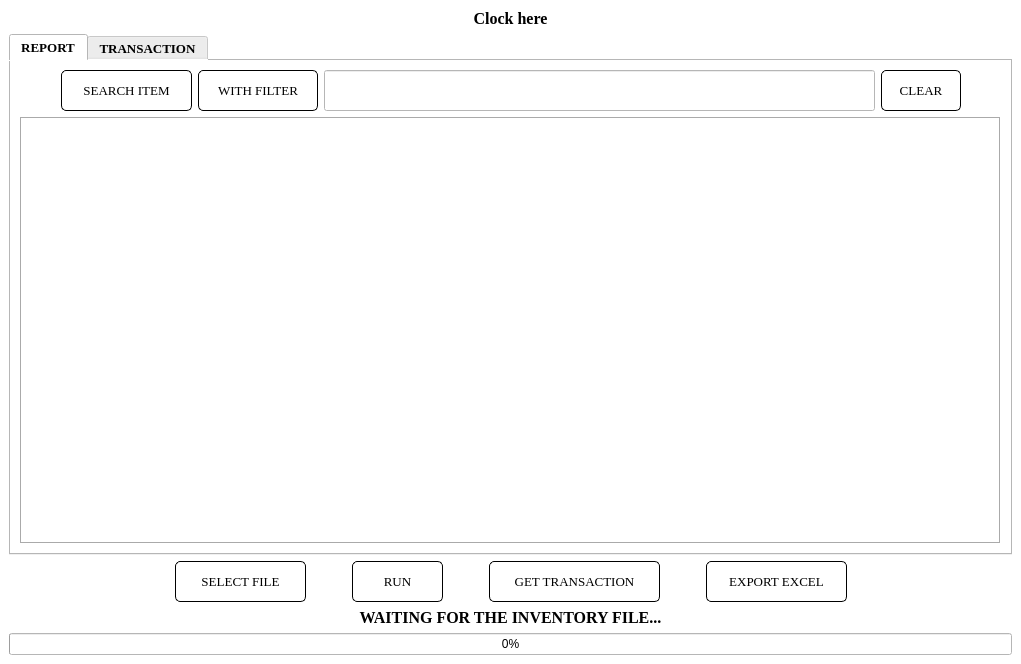
<?xml version="1.0" encoding="UTF-8"?>
<ui version="4.0">
 <class>MainWindow</class>
 <widget class="QMainWindow" name="MainWindow">
  <property name="geometry">
   <rect>
    <x>0</x>
    <y>0</y>
    <width>1021</width>
    <height>664</height>
   </rect>
  </property>
  <property name="windowTitle">
   <string>MainWindow</string>
  </property>
  <property name="styleSheet">
   <string notr="true">background-color: rgb(255, 255, 255);</string>
  </property>
  <widget class="QWidget" name="centralwidget">
   <layout class="QVBoxLayout" name="verticalLayout_5">
    <item>
     <widget class="QLabel" name="clock">
      <property name="font">
       <font>
        <family>Times New Roman</family>
        <pointsize>12</pointsize>
        <weight>75</weight>
        <bold>true</bold>
       </font>
      </property>
      <property name="text">
       <string>Clock here</string>
      </property>
      <property name="alignment">
       <set>Qt::AlignCenter</set>
      </property>
     </widget>
    </item>
    <item>
     <layout class="QVBoxLayout" name="verticalLayout_2">
      <item>
       <widget class="QTabWidget" name="tabWidget">
        <property name="minimumSize">
         <size>
          <width>981</width>
          <height>431</height>
         </size>
        </property>
        <property name="font">
         <font>
          <family>Times New Roman</family>
          <pointsize>10</pointsize>
          <weight>75</weight>
          <bold>true</bold>
         </font>
        </property>
        <property name="tabShape">
         <enum>QTabWidget::Rounded</enum>
        </property>
        <property name="currentIndex">
         <number>0</number>
        </property>
        <widget class="QWidget" name="tab">
         <attribute name="title">
          <string>REPORT</string>
         </attribute>
         <layout class="QVBoxLayout" name="verticalLayout_3">
          <item>
           <layout class="QHBoxLayout" name="horizontalLayout_2">
            <item>
             <spacer name="horizontalSpacer_3">
              <property name="orientation">
               <enum>Qt::Horizontal</enum>
              </property>
              <property name="sizeHint" stdset="0">
               <size>
                <width>40</width>
                <height>20</height>
               </size>
              </property>
             </spacer>
            </item>
            <item>
             <widget class="QPushButton" name="SearchItemButton">
              <property name="minimumSize">
               <size>
                <width>131</width>
                <height>41</height>
               </size>
              </property>
              <property name="font">
               <font>
                <family>Times New Roman</family>
                <pointsize>10</pointsize>
                <weight>50</weight>
                <bold>false</bold>
               </font>
              </property>
              <property name="cursor">
               <cursorShape>PointingHandCursor</cursorShape>
              </property>
              <property name="styleSheet">
               <string notr="true">QPushButton#SearchItemButton {
color: rgb(0, 0, 0);
background-color: rgb(255, 255, 255);
	border-color: rgb(0, 0, 0);
border-style: solid;
border-width: 1px;
border-radius: 5px;
}

QPushButton#SearchItemButton:pressed {
padding-left:5px;
padding-top:5px;
}</string>
              </property>
              <property name="text">
               <string>SEARCH ITEM</string>
              </property>
              <property name="icon">
               <iconset>
                <normaloff>:/icon/icon/search.png</normaloff>:/icon/icon/search.png</iconset>
              </property>
              <property name="iconSize">
               <size>
                <width>32</width>
                <height>32</height>
               </size>
              </property>
             </widget>
            </item>
            <item>
             <widget class="QPushButton" name="AdvanceSearchItemButton">
              <property name="minimumSize">
               <size>
                <width>120</width>
                <height>41</height>
               </size>
              </property>
              <property name="font">
               <font>
                <family>Times New Roman</family>
                <pointsize>10</pointsize>
                <weight>50</weight>
                <italic>false</italic>
                <bold>false</bold>
               </font>
              </property>
              <property name="cursor">
               <cursorShape>PointingHandCursor</cursorShape>
              </property>
              <property name="styleSheet">
               <string notr="true">QPushButton#AdvanceSearchItemButton {
color: rgb(0, 0, 0);
background-color: rgb(255, 255, 255);
	border-color: rgb(0, 0, 0);
border-style: solid;
border-width: 1px;
border-radius: 5px;
}

QPushButton#AdvanceSearchItemButton:pressed {
padding-left:5px;
padding-top:5px;
}</string>
              </property>
              <property name="text">
               <string>WITH FILTER</string>
              </property>
              <property name="icon">
               <iconset>
                <normaloff>:/icon/icon/filter.png</normaloff>:/icon/icon/filter.png</iconset>
              </property>
              <property name="iconSize">
               <size>
                <width>32</width>
                <height>32</height>
               </size>
              </property>
             </widget>
            </item>
            <item>
             <widget class="QLineEdit" name="SearchItemlineEdit">
              <property name="minimumSize">
               <size>
                <width>551</width>
                <height>41</height>
               </size>
              </property>
              <property name="font">
               <font>
                <family>Times New Roman</family>
                <pointsize>12</pointsize>
                <weight>75</weight>
                <bold>true</bold>
               </font>
              </property>
              <property name="toolTip">
               <string extracomment="Enter some item names here"/>
              </property>
              <property name="statusTip">
               <string extracomment="Enter some item names here"/>
              </property>
             </widget>
            </item>
            <item>
             <widget class="QPushButton" name="ClearButton">
              <property name="minimumSize">
               <size>
                <width>80</width>
                <height>41</height>
               </size>
              </property>
              <property name="font">
               <font>
                <family>Times New Roman</family>
                <pointsize>10</pointsize>
                <weight>50</weight>
                <bold>false</bold>
               </font>
              </property>
              <property name="cursor">
               <cursorShape>PointingHandCursor</cursorShape>
              </property>
              <property name="styleSheet">
               <string notr="true">QPushButton#ClearButton {
color: rgb(0, 0, 0);
background-color: rgb(255, 255, 255);
	border-color: rgb(0, 0, 0);
border-style: solid;
border-width: 1px;
border-radius: 5px;
}
QPushButton#ClearButton:pressed {
padding-left:5px;
padding-top:5px;
}

</string>
              </property>
              <property name="text">
               <string>CLEAR</string>
              </property>
              <property name="icon">
               <iconset>
                <normaloff>:/icon/icon/clear.png</normaloff>:/icon/icon/clear.png</iconset>
              </property>
              <property name="iconSize">
               <size>
                <width>32</width>
                <height>32</height>
               </size>
              </property>
             </widget>
            </item>
            <item>
             <spacer name="horizontalSpacer_4">
              <property name="orientation">
               <enum>Qt::Horizontal</enum>
              </property>
              <property name="sizeHint" stdset="0">
               <size>
                <width>40</width>
                <height>20</height>
               </size>
              </property>
             </spacer>
            </item>
           </layout>
          </item>
          <item>
           <widget class="QTableView" name="ResultReport">
            <property name="sizePolicy">
             <sizepolicy hsizetype="Expanding" vsizetype="Expanding">
              <horstretch>0</horstretch>
              <verstretch>0</verstretch>
             </sizepolicy>
            </property>
            <property name="font">
             <font>
              <family>Times New Roman</family>
              <pointsize>12</pointsize>
             </font>
            </property>
            <property name="toolTip">
             <string/>
            </property>
            <property name="styleSheet">
             <string notr="true">selection-background-color: rgb(0, 170, 0);</string>
            </property>
            <property name="frameShape">
             <enum>QFrame::Box</enum>
            </property>
            <property name="sizeAdjustPolicy">
             <enum>QAbstractScrollArea::AdjustToContents</enum>
            </property>
            <property name="dragEnabled">
             <bool>true</bool>
            </property>
            <property name="defaultDropAction">
             <enum>Qt::IgnoreAction</enum>
            </property>
            <property name="selectionMode">
             <enum>QAbstractItemView::MultiSelection</enum>
            </property>
            <property name="selectionBehavior">
             <enum>QAbstractItemView::SelectRows</enum>
            </property>
            <property name="gridStyle">
             <enum>Qt::DashDotLine</enum>
            </property>
            <property name="sortingEnabled">
             <bool>true</bool>
            </property>
            <attribute name="horizontalHeaderShowSortIndicator" stdset="0">
             <bool>false</bool>
            </attribute>
            <attribute name="horizontalHeaderStretchLastSection">
             <bool>false</bool>
            </attribute>
            <attribute name="verticalHeaderVisible">
             <bool>true</bool>
            </attribute>
            <attribute name="verticalHeaderCascadingSectionResizes">
             <bool>true</bool>
            </attribute>
            <attribute name="verticalHeaderShowSortIndicator" stdset="0">
             <bool>false</bool>
            </attribute>
            <attribute name="verticalHeaderStretchLastSection">
             <bool>false</bool>
            </attribute>
           </widget>
          </item>
         </layout>
        </widget>
        <widget class="QWidget" name="tab_2">
         <attribute name="title">
          <string>TRANSACTION</string>
         </attribute>
         <layout class="QVBoxLayout" name="verticalLayout_4">
          <item>
           <widget class="QLabel" name="label">
            <property name="font">
             <font>
              <family>Times New Roman</family>
              <pointsize>14</pointsize>
              <weight>75</weight>
              <bold>true</bold>
             </font>
            </property>
            <property name="layoutDirection">
             <enum>Qt::LeftToRight</enum>
            </property>
            <property name="text">
             <string>ALL TRANSACTION DETAIL</string>
            </property>
            <property name="alignment">
             <set>Qt::AlignCenter</set>
            </property>
           </widget>
          </item>
          <item>
           <widget class="QTableView" name="TransactionDetail">
            <property name="font">
             <font>
              <family>Times New Roman</family>
              <pointsize>12</pointsize>
             </font>
            </property>
            <property name="toolTip">
             <string/>
            </property>
            <property name="styleSheet">
             <string notr="true">selection-background-color: rgb(0, 170, 255);</string>
            </property>
            <property name="sizeAdjustPolicy">
             <enum>QAbstractScrollArea::AdjustIgnored</enum>
            </property>
            <property name="tabKeyNavigation">
             <bool>false</bool>
            </property>
            <property name="showDropIndicator" stdset="0">
             <bool>false</bool>
            </property>
            <property name="dragEnabled">
             <bool>false</bool>
            </property>
            <property name="dragDropOverwriteMode">
             <bool>false</bool>
            </property>
            <property name="selectionMode">
             <enum>QAbstractItemView::SingleSelection</enum>
            </property>
            <property name="selectionBehavior">
             <enum>QAbstractItemView::SelectRows</enum>
            </property>
            <property name="gridStyle">
             <enum>Qt::DashDotLine</enum>
            </property>
            <property name="sortingEnabled">
             <bool>true</bool>
            </property>
            <attribute name="horizontalHeaderCascadingSectionResizes">
             <bool>true</bool>
            </attribute>
            <attribute name="horizontalHeaderShowSortIndicator" stdset="0">
             <bool>false</bool>
            </attribute>
            <attribute name="horizontalHeaderStretchLastSection">
             <bool>true</bool>
            </attribute>
            <attribute name="verticalHeaderVisible">
             <bool>false</bool>
            </attribute>
            <attribute name="verticalHeaderCascadingSectionResizes">
             <bool>true</bool>
            </attribute>
            <attribute name="verticalHeaderShowSortIndicator" stdset="0">
             <bool>false</bool>
            </attribute>
           </widget>
          </item>
         </layout>
        </widget>
       </widget>
      </item>
     </layout>
    </item>
    <item>
     <layout class="QHBoxLayout" name="horizontalLayout">
      <item>
       <spacer name="horizontalSpacer_5">
        <property name="orientation">
         <enum>Qt::Horizontal</enum>
        </property>
        <property name="sizeHint" stdset="0">
         <size>
          <width>40</width>
          <height>20</height>
         </size>
        </property>
       </spacer>
      </item>
      <item>
       <widget class="QPushButton" name="ChooseFileButton">
        <property name="sizePolicy">
         <sizepolicy hsizetype="Fixed" vsizetype="Fixed">
          <horstretch>0</horstretch>
          <verstretch>0</verstretch>
         </sizepolicy>
        </property>
        <property name="minimumSize">
         <size>
          <width>131</width>
          <height>41</height>
         </size>
        </property>
        <property name="font">
         <font>
          <family>Times New Roman</family>
          <pointsize>10</pointsize>
          <weight>50</weight>
          <bold>false</bold>
         </font>
        </property>
        <property name="cursor">
         <cursorShape>PointingHandCursor</cursorShape>
        </property>
        <property name="styleSheet">
         <string notr="true">QPushButton#ChooseFileButton {
color: rgb(0, 0, 0);
background-color: rgb(255, 255, 255);
	border-color: rgb(0, 0, 0);
border-style: solid;
border-width: 1px;
border-radius: 5px;
}

QPushButton#ChooseFileButton:pressed {
padding-left:5px;
padding-top:5px;
}

</string>
        </property>
        <property name="text">
         <string>SELECT FILE</string>
        </property>
        <property name="icon">
         <iconset>
          <normaloff>:/icon/icon/upload.png</normaloff>:/icon/icon/upload.png</iconset>
        </property>
        <property name="iconSize">
         <size>
          <width>32</width>
          <height>32</height>
         </size>
        </property>
       </widget>
      </item>
      <item>
       <spacer name="horizontalSpacer_6">
        <property name="orientation">
         <enum>Qt::Horizontal</enum>
        </property>
        <property name="sizeType">
         <enum>QSizePolicy::Fixed</enum>
        </property>
        <property name="sizeHint" stdset="0">
         <size>
          <width>40</width>
          <height>20</height>
         </size>
        </property>
       </spacer>
      </item>
      <item>
       <widget class="QPushButton" name="RunButton">
        <property name="sizePolicy">
         <sizepolicy hsizetype="Fixed" vsizetype="Fixed">
          <horstretch>0</horstretch>
          <verstretch>0</verstretch>
         </sizepolicy>
        </property>
        <property name="minimumSize">
         <size>
          <width>91</width>
          <height>41</height>
         </size>
        </property>
        <property name="font">
         <font>
          <family>Times New Roman</family>
          <pointsize>10</pointsize>
          <weight>50</weight>
          <bold>false</bold>
         </font>
        </property>
        <property name="cursor">
         <cursorShape>PointingHandCursor</cursorShape>
        </property>
        <property name="styleSheet">
         <string notr="true">QPushButton#RunButton {
color: rgb(0, 0, 0);
background-color: rgb(255, 255, 255);
	border-color: rgb(0, 0, 0);
border-style: solid;
border-width: 1px;
border-radius: 5px;
}

QPushButton#RunButton:pressed {
padding-left:5px;
padding-top:5px;
}
</string>
        </property>
        <property name="text">
         <string>RUN</string>
        </property>
        <property name="icon">
         <iconset>
          <normaloff>:/icon/icon/run.png</normaloff>:/icon/icon/run.png</iconset>
        </property>
        <property name="iconSize">
         <size>
          <width>32</width>
          <height>32</height>
         </size>
        </property>
       </widget>
      </item>
      <item>
       <spacer name="horizontalSpacer_7">
        <property name="orientation">
         <enum>Qt::Horizontal</enum>
        </property>
        <property name="sizeType">
         <enum>QSizePolicy::Fixed</enum>
        </property>
        <property name="sizeHint" stdset="0">
         <size>
          <width>40</width>
          <height>20</height>
         </size>
        </property>
       </spacer>
      </item>
      <item>
       <widget class="QPushButton" name="GetTransactionButton">
        <property name="sizePolicy">
         <sizepolicy hsizetype="Fixed" vsizetype="Fixed">
          <horstretch>0</horstretch>
          <verstretch>0</verstretch>
         </sizepolicy>
        </property>
        <property name="minimumSize">
         <size>
          <width>171</width>
          <height>41</height>
         </size>
        </property>
        <property name="font">
         <font>
          <family>Times New Roman</family>
          <pointsize>10</pointsize>
          <weight>50</weight>
          <bold>false</bold>
         </font>
        </property>
        <property name="cursor">
         <cursorShape>PointingHandCursor</cursorShape>
        </property>
        <property name="styleSheet">
         <string notr="true">QPushButton#GetTransactionButton {
color: rgb(0, 0, 0);
background-color: rgb(255, 255, 255);
	border-color: rgb(0, 0, 0);
border-style: solid;
border-width: 1px;
border-radius: 5px;
}

QPushButton#GetTransactionButton:pressed {
padding-left:5px;
padding-top:5px;
}

</string>
        </property>
        <property name="text">
         <string>GET TRANSACTION</string>
        </property>
        <property name="icon">
         <iconset>
          <normaloff>:/icon/icon/transaction.png</normaloff>:/icon/icon/transaction.png</iconset>
        </property>
        <property name="iconSize">
         <size>
          <width>32</width>
          <height>32</height>
         </size>
        </property>
       </widget>
      </item>
      <item>
       <spacer name="horizontalSpacer_8">
        <property name="orientation">
         <enum>Qt::Horizontal</enum>
        </property>
        <property name="sizeType">
         <enum>QSizePolicy::Fixed</enum>
        </property>
        <property name="sizeHint" stdset="0">
         <size>
          <width>40</width>
          <height>20</height>
         </size>
        </property>
       </spacer>
      </item>
      <item>
       <widget class="QPushButton" name="ExportExcelButton">
        <property name="sizePolicy">
         <sizepolicy hsizetype="Fixed" vsizetype="Fixed">
          <horstretch>0</horstretch>
          <verstretch>0</verstretch>
         </sizepolicy>
        </property>
        <property name="minimumSize">
         <size>
          <width>141</width>
          <height>41</height>
         </size>
        </property>
        <property name="font">
         <font>
          <family>Times New Roman</family>
          <pointsize>10</pointsize>
          <weight>50</weight>
          <bold>false</bold>
         </font>
        </property>
        <property name="cursor">
         <cursorShape>PointingHandCursor</cursorShape>
        </property>
        <property name="styleSheet">
         <string notr="true">QPushButton#ExportExcelButton {
color: rgb(0, 0, 0);
background-color: rgb(255, 255, 255);
	border-color: rgb(0, 0, 0);
border-style: solid;
border-width: 1px;
border-radius: 5px;
}


QPushButton#ExportExcelButton:pressed {
padding-left:5px;
padding-top:5px;
}
</string>
        </property>
        <property name="text">
         <string>EXPORT EXCEL</string>
        </property>
        <property name="icon">
         <iconset>
          <normaloff>:/icon/icon/exportExcel.png</normaloff>:/icon/icon/exportExcel.png</iconset>
        </property>
        <property name="iconSize">
         <size>
          <width>32</width>
          <height>32</height>
         </size>
        </property>
       </widget>
      </item>
      <item>
       <spacer name="horizontalSpacer_9">
        <property name="orientation">
         <enum>Qt::Horizontal</enum>
        </property>
        <property name="sizeHint" stdset="0">
         <size>
          <width>40</width>
          <height>20</height>
         </size>
        </property>
       </spacer>
      </item>
     </layout>
    </item>
    <item>
     <layout class="QVBoxLayout" name="verticalLayout">
      <item>
       <widget class="QLabel" name="progress">
        <property name="minimumSize">
         <size>
          <width>981</width>
          <height>19</height>
         </size>
        </property>
        <property name="font">
         <font>
          <family>Times New Roman</family>
          <pointsize>12</pointsize>
          <weight>75</weight>
          <bold>true</bold>
         </font>
        </property>
        <property name="text">
         <string>WAITING FOR THE INVENTORY FILE...</string>
        </property>
        <property name="alignment">
         <set>Qt::AlignCenter</set>
        </property>
       </widget>
      </item>
      <item>
       <widget class="QProgressBar" name="progressBar">
        <property name="minimumSize">
         <size>
          <width>981</width>
          <height>21</height>
         </size>
        </property>
        <property name="cursor">
         <cursorShape>BusyCursor</cursorShape>
        </property>
        <property name="value">
         <number>0</number>
        </property>
       </widget>
      </item>
     </layout>
    </item>
   </layout>
  </widget>
 </widget>
 <resources>
  <include location="resource.qrc"/>
 </resources>
 <connections/>
</ui>
